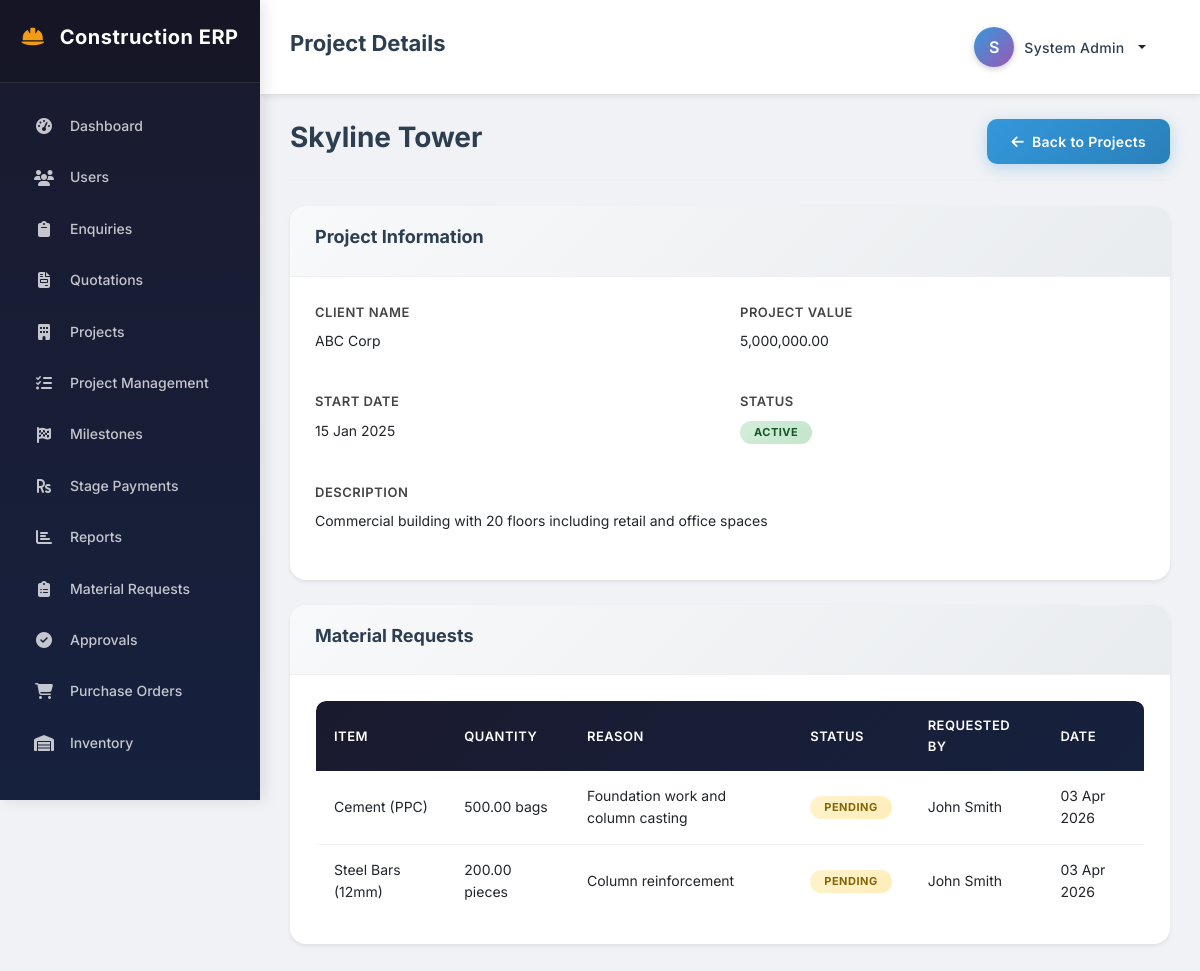
Page /projects/view.php?id=1 (signed in) on the committed database.
### tables this page shows
CREATE TABLE projects (
    id INT AUTO_INCREMENT PRIMARY KEY,
    project_name VARCHAR(200) NOT NULL,
    client_name VARCHAR(200) NOT NULL,
    project_value DECIMAL(15,2) NOT NULL,
    start_date DATE NOT NULL,
    description TEXT,
    status ENUM('active', 'completed', 'cancelled') DEFAULT 'active',
    enquiry_id INT,
    quotation_id INT,
    created_by INT,
    created_at TIMESTAMP DEFAULT CURRENT_TIMESTAMP,
    updated_at TIMESTAMP DEFAULT CURRENT_TIMESTAMP ON UPDATE CURRENT_TIMESTAMP,
    FOREIGN KEY (created_by) REFERENCES users(id)
);

CREATE TABLE material_requests (
    id INT AUTO_INCREMENT PRIMARY KEY,
    project_id INT NOT NULL,
    item_name VARCHAR(200) NOT NULL,
    quantity DECIMAL(10,2) NOT NULL,
    unit VARCHAR(20) NOT NULL,
    reason TEXT,
    status ENUM('pending', 'approved', 'rejected', 'ordered', 'received', 'issued') DEFAULT 'pending',
    requested_by INT,
    approved_by INT,
    approval_remarks TEXT,
    created_at TIMESTAMP DEFAULT CURRENT_TIMESTAMP,
    updated_at TIMESTAMP DEFAULT CURRENT_TIMESTAMP ON UPDATE CURRENT_TIMESTAMP,
    FOREIGN KEY (project_id) REFERENCES projects(id),
    FOREIGN KEY (requested_by) REFERENCES users(id),
    FOREIGN KEY (approved_by) REFERENCES users(id)
);

CREATE TABLE users (
    id INT AUTO_INCREMENT PRIMARY KEY,
    username VARCHAR(50) UNIQUE NOT NULL,
    email VARCHAR(100) UNIQUE NOT NULL,
    password VARCHAR(255) NOT NULL,
    full_name VARCHAR(100) NOT NULL,
    role ENUM('admin', 'site_engineer', 'project_manager', 'purchase_team', 'store_keeper', 'accounts') NOT NULL,
    status ENUM('active', 'inactive') DEFAULT 'active',
    created_at TIMESTAMP DEFAULT CURRENT_TIMESTAMP,
    updated_at TIMESTAMP DEFAULT CURRENT_TIMESTAMP ON UPDATE CURRENT_TIMESTAMP
);

### config/db.php (called while the page is built, shortened)
<?php
$conn = new mysqli(DB_HOST, DB_USER, DB_PASS);
$sql = "CREATE DATABASE IF NOT EXISTS " . DB_NAME;
if ($conn->query($sql) === TRUE) {
    $conn->select_db(DB_NAME);
} else {
    die("Error creating database: " . $conn->error);
}
$conn->set_charset("utf8mb4");
function getDB() {
    global $conn;
    return $conn;
}
function fetchAll($sql, $types = "", $params = []) {
    $conn = getDB();
    $stmt = $conn->prepare($sql);
    if (!empty($types) && !empty($params)) {
        $stmt->bind_param($types, ...$params);
    }
    $stmt->execute();
    $result = $stmt->get_result();
    $rows = [];
    while ($row = $result->fetch_assoc()) {
        $rows[] = $row;
    }
    return $rows;
}
function fetchOne($sql, $types = "", $params = []) {
    $rows = fetchAll($sql, $types, $params);
    return !empty($rows) ? $rows[0] : null;
}

### projects/view.php (the view, shortened to what this page needs)
<?php
require_once '../config/db.php';
$id = intval($_GET['id'] ?? 0);
if ($id > 0) {
    $project = fetchOne("SELECT * FROM projects WHERE id = ?", "i", [$id]);
}
$requests = fetchAll(
    "SELECT mr.*, u.full_name as requested_by_name
     FROM material_requests mr
     LEFT JOIN users u ON mr.requested_by = u.id
     WHERE mr.project_id = ?
     ORDER BY mr.created_at DESC",
    "i",
    [$id]
);
require_once '../includes/header.php';
?>
<div class="content">
    <div class="page-header">
        <h2><?php echo htmlspecialchars($project['project_name']); ?></h2>
        <a href="list.php" class="btn btn-primary">
            <i class="fas fa-arrow-left"></i> Back to Projects
        </a>
    </div>
    <div class="card">
        <div class="card-header">
            <h3>Project Information</h3>
        </div>
        <div class="card-body">
            <div class="form-row">
                <div class="form-group">
                    <label>Client Name</label>
                    <p><?php echo htmlspecialchars($project['client_name']); ?></p>
                </div>
                <div class="form-group">
                    <label>Project Value</label>
                    <p><?php echo number_format($project['project_value'], 2); ?></p>
                </div>
            </div>
            <div class="form-row">
                <div class="form-group">
                    <label>Start Date</label>
                    <p><?php echo date('d M Y', strtotime($project['start_date'])); ?></p>
                </div>
                <div class="form-group">
                    <label>Status</label>
                    <p>
                        <span class="badge badge-<?php echo $project['status']; ?>">
                            <?php echo ucfirst($project['status']); ?>
                        </span>
                    </p>
                </div>
            </div>
            <div class="form-group">
                <label>Description</label>
                <p><?php echo nl2br(htmlspecialchars($project['description'] ?? 'No description')); ?></p>
            </div>
        </div>
    </div>
    <div class="card">
        <div class="card-header">
            <h3>Material Requests</h3>
        </div>
        <div class="card-body">
            <div class="table-container">
                <table>
                    <thead>
                        <tr>
                            <th>Item</th>
                            <th>Quantity</th>
                            <th>Reason</th>
                            <th>Status</th>
                            <th>Requested By</th>
                            <th>Date</th>
                        </tr>
                    </thead>
                    <tbody>
                        <?php if (empty($requests)): ?>
                        <tr>
                            <td colspan="6" class="text-center text-muted">No material requests</td>
                        </tr>
                        <?php else: ?>
                            <?php foreach ($requests as $req): ?>
                            <tr>
                                <td><?php echo htmlspecialchars($req['item_name']); ?></td>
                                <td><?php echo $req['quantity'] . ' ' . $req['unit']; ?></td>
                                <td><?php echo htmlspecialchars($req['reason']); ?></td>
                                <td>
                                    <span class="badge badge-<?php echo $req['status']; ?>">
                                        <?php echo ucfirst($req['status']); ?>
                                    </span>
                                </td>
                                <td><?php echo htmlspecialchars($req['requested_by_name'] ?? '-'); ?></td>
                                <td><?php echo date('d M Y', strtotime($req['created_at'])); ?></td>
                            </tr>
                            <?php endforeach; ?>
                        <?php endif; ?>
                    </tbody>
                </table>
            </div>
        </div>
    </div>
</div>
<?php require_once '../includes/footer.php'; ?>

### css/style.css (style rules this page uses)
:root { --primary: #2c3e50; --secondary: #3498db; --success: #27ae60; --warning: #f39c12; --danger: #e74c3c; --purple: #9b59b6; --teal: #1abc9c; --dark: #1a1a2e; --light: #f8f9fa; --white: #ffffff; --sidebar-width: 260px; --shadow: 0 0.125rem 0.25rem rgba(0, 0, 0, 0.075); --shadow-lg: 0 0.5rem 1rem rgba(0, 0, 0, 0.15); }
* { margin: 0; padding: 0; box-sizing: border-box; }
body { font-family: 'Inter', 'Segoe UI', Tahoma, Geneva, Verdana, sans-serif; font-size: 14px; color: #333; background: #f0f2f5; line-height: 1.6; }
.content { padding: 25px 30px; flex: 1; }
.form-group { margin-bottom: 22px; }
.form-group label { display: block; margin-bottom: 8px; font-weight: 600; color: #444; font-size: 13px; text-transform: uppercase; letter-spacing: 0.5px; }
.btn { display: inline-flex; align-items: center; justify-content: center; padding: 12px 24px; border: none; border-radius: 10px; font-size: 14px; font-weight: 600; cursor: pointer; text-decoration: none; transition: all 0.3s ease; letter-spacing: 0.3px; }
.btn i { margin-right: 8px; }
.btn-primary { background: linear-gradient(135deg, #3498db 0%, #2980b9 100%); color: var(--white); box-shadow: 0 4px 15px rgba(52, 152, 219, 0.3); }
.card { background: var(--white); border-radius: 16px; box-shadow: var(--shadow); margin-bottom: 25px; border: none; overflow: hidden; }
.card-header { padding: 20px 25px; border-bottom: 1px solid #f0f0f0; display: flex; justify-content: space-between; align-items: center; background: linear-gradient(135deg, #f8f9fa 0%, #e9ecef 100%); }
.card-header h3 { font-size: 18px; font-weight: 700; color: var(--primary); }
.card-body { padding: 25px; }
.table-container { padding: 0; }
.badge { display: inline-block; padding: 6px 14px; border-radius: 20px; font-size: 11px; font-weight: 700; text-transform: uppercase; letter-spacing: 0.5px; }
.badge-pending { background: linear-gradient(135deg, #fff3cd 0%, #ffeeba 100%); color: #856404; }
.badge-active { background: linear-gradient(135deg, #d4edda 0%, #c3e6cb 100%); color: #155724; }
.page-header { display: flex; justify-content: space-between; align-items: center; margin-bottom: 25px; padding-bottom: 15px; border-bottom: 2px solid #f0f0f0; }
.page-header h2 { font-size: 28px; font-weight: 700; color: var(--primary); }
.form-row { display: grid; grid-template-columns: repeat(2, 1fr); gap: 20px; }
table { width: 100%; border-collapse: collapse; }
table thead tr { background: linear-gradient(135deg, #1a1a2e 0%, #16213e 100%); color: var(--white); }
table thead th { padding: 14px 18px; font-weight: 600; font-size: 13px; text-transform: uppercase; letter-spacing: 0.5px; text-align: left; }
table thead th:first-child { border-radius: 10px 0 0 0; }
table thead th:last-child { border-radius: 0 10px 0 0; }
table tbody tr { background: var(--white); transition: all 0.2s ease; border-bottom: 1px solid #f0f0f0; }
table tbody td { padding: 14px 18px; font-size: 14px; vertical-align: middle; }
table tbody tr:last-child td { border-bottom: none; }
table tbody tr td:first-child { border-radius: 10px 0 0 10px; }
table tbody tr td:last-child { border-radius: 0 10px 10px 0; }
.card-body table { border: 1px solid #f0f0f0; border-radius: 10px; overflow: hidden; }

### rows in the picture
projects: project_name "Skyline Tower", client_name "ABC Corp", project_value "5,000,000.00", start_date "15 Jan 2025", status "ACTIVE", description "Commercial building with 20 floors including retail and office spaces"
material_requests: item_name "Cement (PPC)", quantity "500.00", unit "bags", reason "Foundation work and column casting", status "PENDING", requested_by.full_name "John Smith", created_at "03 Apr 2026"
material_requests: item_name "Steel Bars (12mm)", quantity "200.00", unit "pieces", reason "Column reinforcement", status "PENDING", requested_by.full_name "John Smith", created_at "03 Apr 2026"

### other values in the picture
$page_title "Project Details"
substr($_SESSION['full_name'] ?? 'U', 0, 1) "S"
$_SESSION['full_name'] "System Admin"
